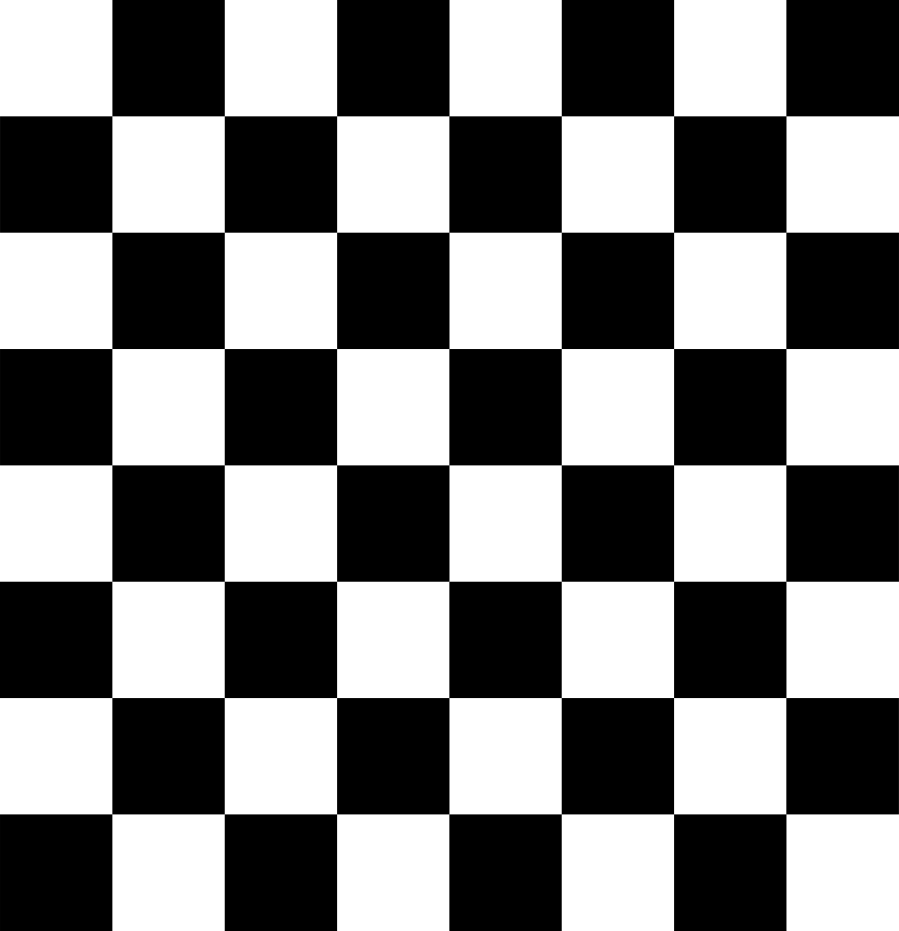
#> input picture Práticas/Images_01/chessboard_01.jpg, 3595 x 3723 px (shown at 1/4 size)
$ python 6a_d.py
#> lines starting #> are read from the running program, lines starting #| are printed output that depends on the picture; after the words box and inside, x2 and y2 are one past the last pixel; in counts of white or black regions, pixels touching at a corner belong together
import cv2 as cv
import os

trackbar_name = "Threshold Value"
window_name = "Gradient"

def threshold_change(val):
    threshold_val = cv.getTrackbarPos(trackbar_name, window_name)
    _, out = cv.threshold(grad, threshold_val, 255, cv.THRESH_BINARY)
    cv.imshow(window_name, out)

dataDir = '../Images_01'

img = cv.imread(os.path.join(dataDir, 'chessboard_01.jpg'), 0)
#> img is the input picture: shape (3723, 3595); min 0, max 255, mean 127.5
img = cv.resize(img, (719, 744))
#> img: shape (744, 719)


cv.imshow("Chessboard", img)

img_sobel_x = cv.Sobel(img, cv.CV_64F, 1, 0, ksize=5)
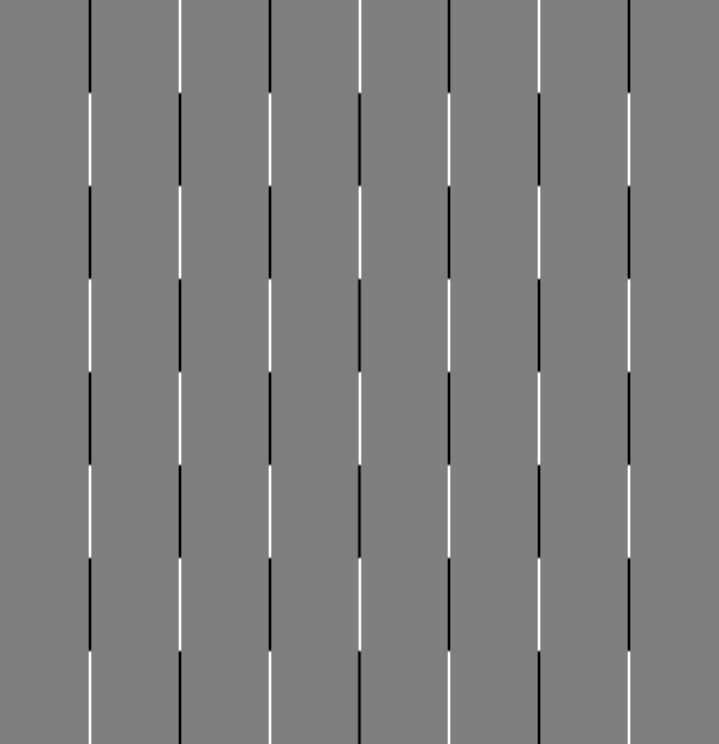
#> img_sobel_x: shape (744, 719) float64; min -12240, max 12240, mean 0; drawn with min black and max white
img_sobel_y = cv.Sobel(img, cv.CV_64F, 0, 1, ksize=5)
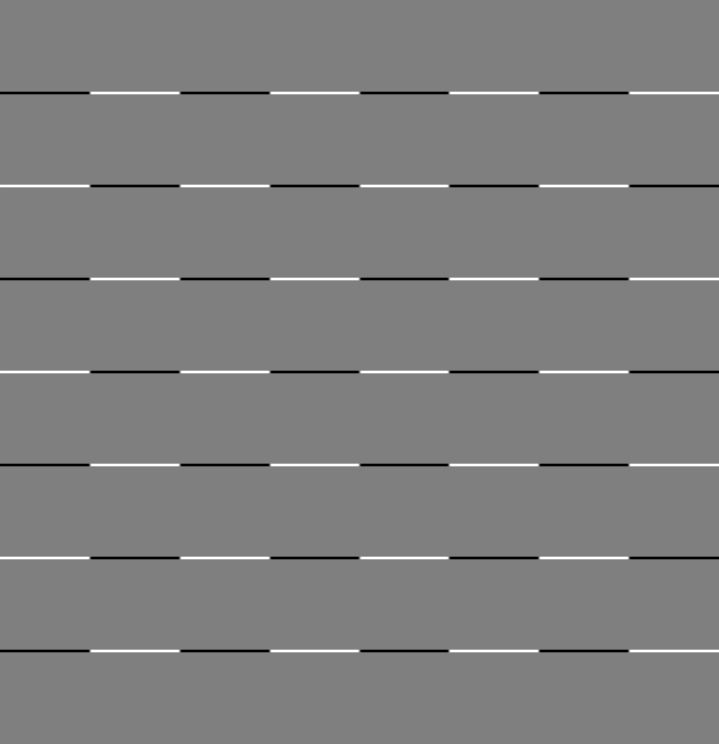
#> img_sobel_y: shape (744, 719) float64; min -12240, max 12240, mean 0; drawn with min black and max white

cv.imshow("Sobel X", img_sobel_x)
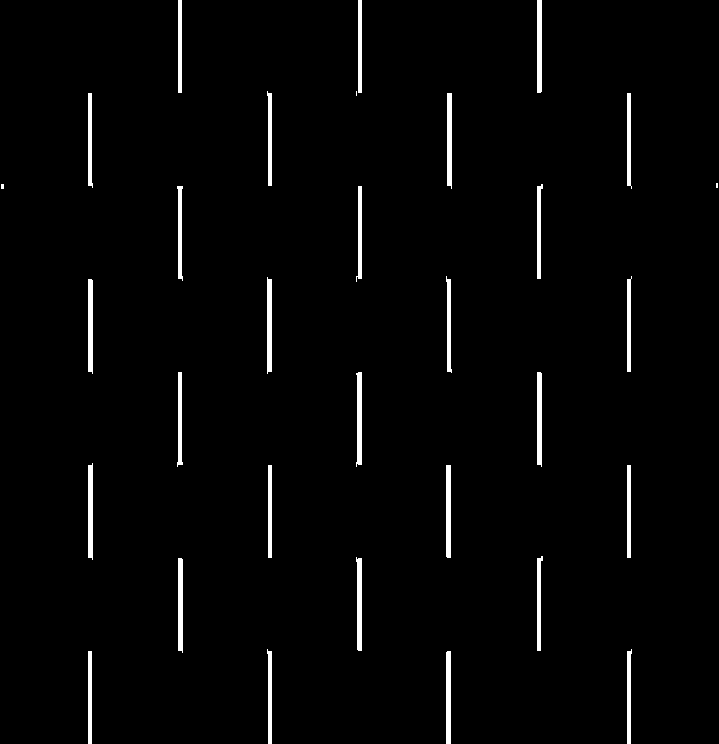
#> window 'Sobel X': shape (744, 719); 2.2% white; 31 white regions (3 under 20 px), largest, box (x1, y1, x2, y2) and area: (356, 372, 362, 467) 470, (267, 277, 272, 374) 469, (88, 463, 93, 560) 469
cv.imshow("Sobel Y", img_sobel_y)
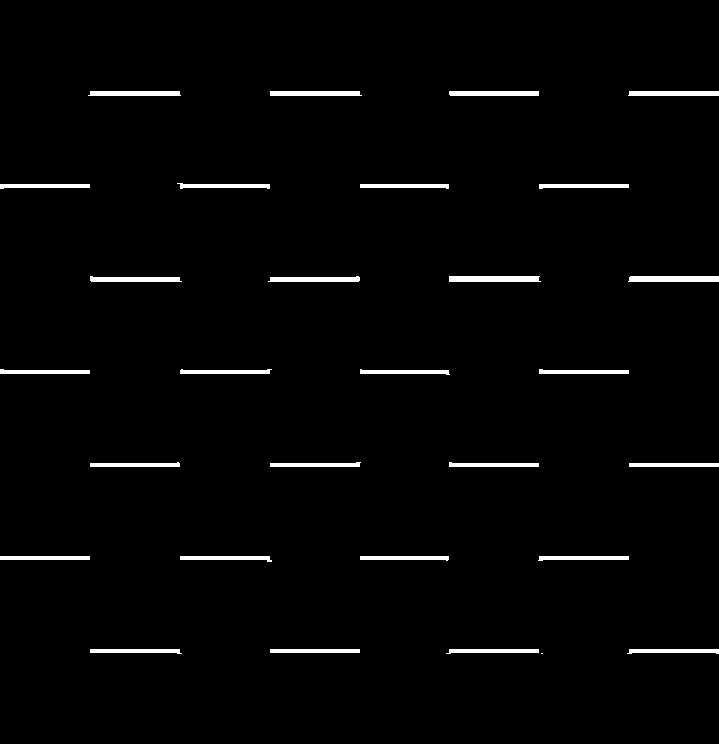
#> window 'Sobel Y': shape (744, 719); 2.1% white; 29 white regions (1 under 20 px), largest, box (x1, y1, x2, y2) and area: (449, 276, 541, 282) 543, (628, 276, 719, 282) 540, (90, 276, 182, 282) 454

cv.waitKey(0)

cv.destroyAllWindows()

abs_sobel_x = cv.convertScaleAbs(img_sobel_x)
abs_sobel_y = cv.convertScaleAbs(img_sobel_y)
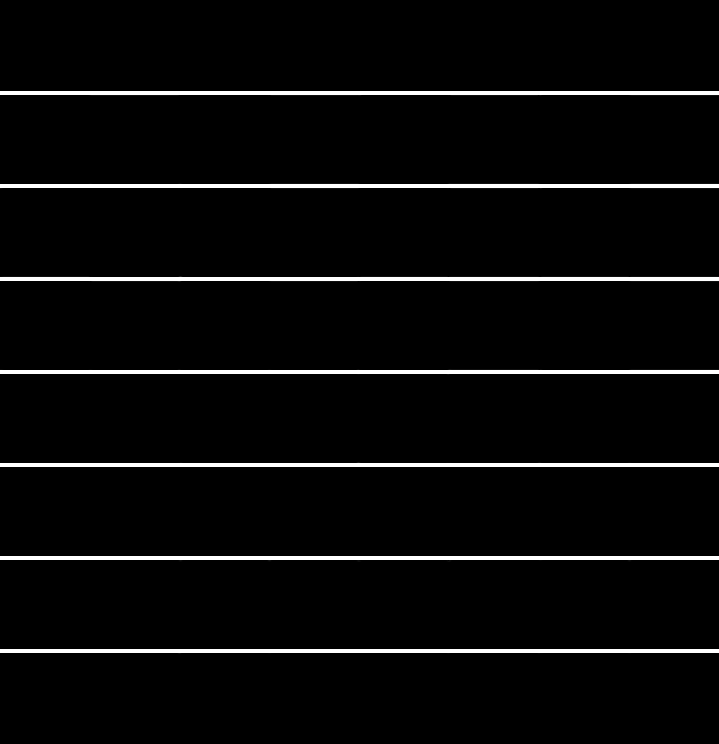
#> abs_sobel_y: shape (744, 719); min 0, max 255, mean 9.7

grad = cv.addWeighted(abs_sobel_x, 0.5, abs_sobel_y, 0.5, 0)
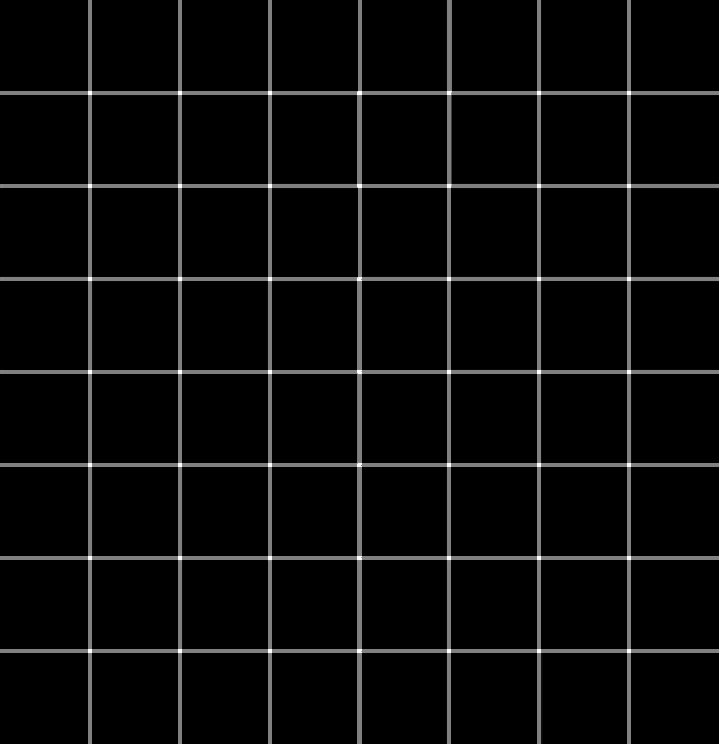
#> grad: shape (744, 719); min 0, max 255, mean 10

cv.namedWindow(window_name)

cv.createTrackbar(trackbar_name, window_name, 0, 255, threshold_change)

threshold_change(0)
#> in threshold_change, `_, out = cv.threshold(grad, threshold_val, 255, cv.THRESH_BINARY)`:
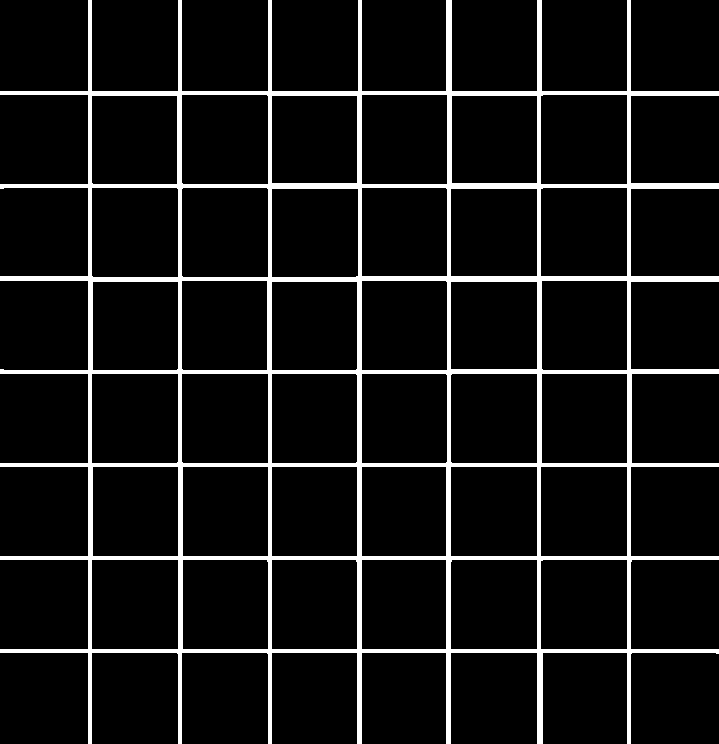
#> out: shape (744, 719); 8.3% white; 1 white region, box (x1, y1, x2, y2) and area: (0, 0, 719, 744) 44194

cv.waitKey(0)

cv.destroyAllWindows()

$ run again, with Práticas/Images_01/chessboard_02.jpg copied over Práticas/Images_01/chessboard_01.jpg
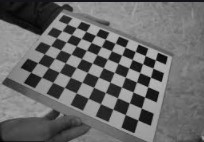
#> input picture Práticas/Images_01/chessboard_02.jpg, 204 x 142 px
#> `cv.imshow("Sobel X", img_sobel_x)`:
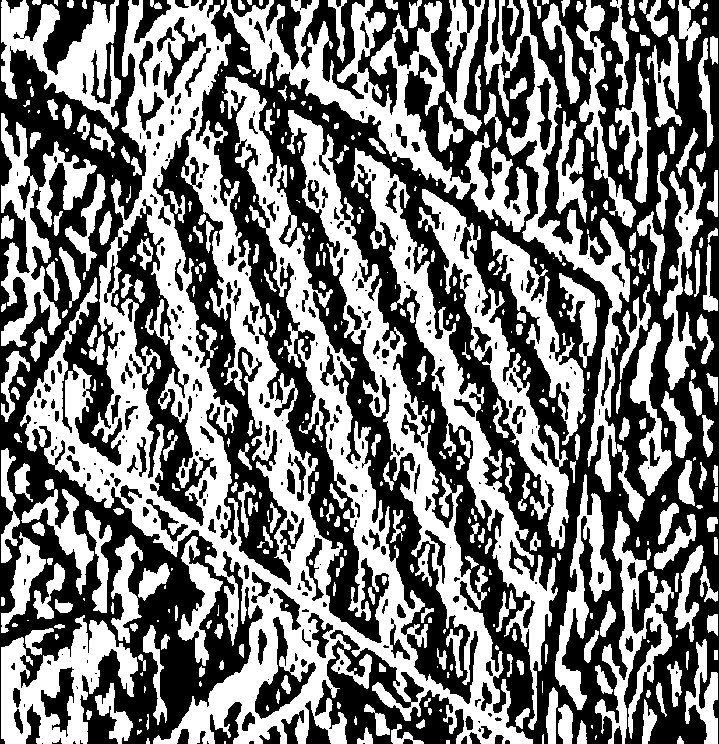
#> window 'Sobel X': shape (744, 719); 47.7% white; 460 white regions (141 under 20 px), largest, box (x1, y1, x2, y2) and area: (20, 0, 533, 744) 101451, (223, 0, 530, 232) 15314, (351, 148, 558, 730) 13415
#> in threshold_change, `_, out = cv.threshold(grad, threshold_val, 255, cv.THRESH_BINARY)`:
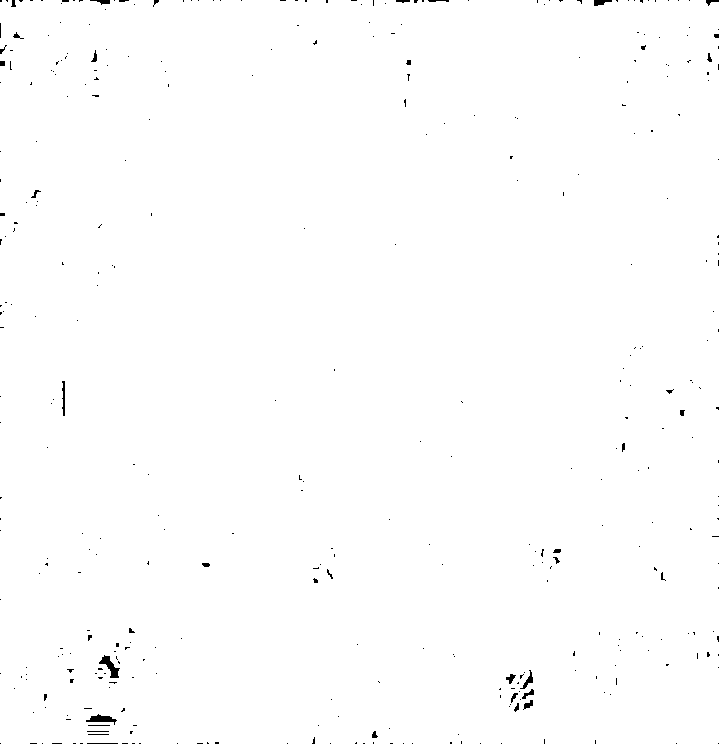
#> out: shape (744, 719); 99.5% white; 381 black regions (348 under 20 px), largest, box (x1, y1, x2, y2) and area: (99, 655, 120, 678) 190, (86, 714, 117, 725) 157, (62, 381, 65, 416) 78
